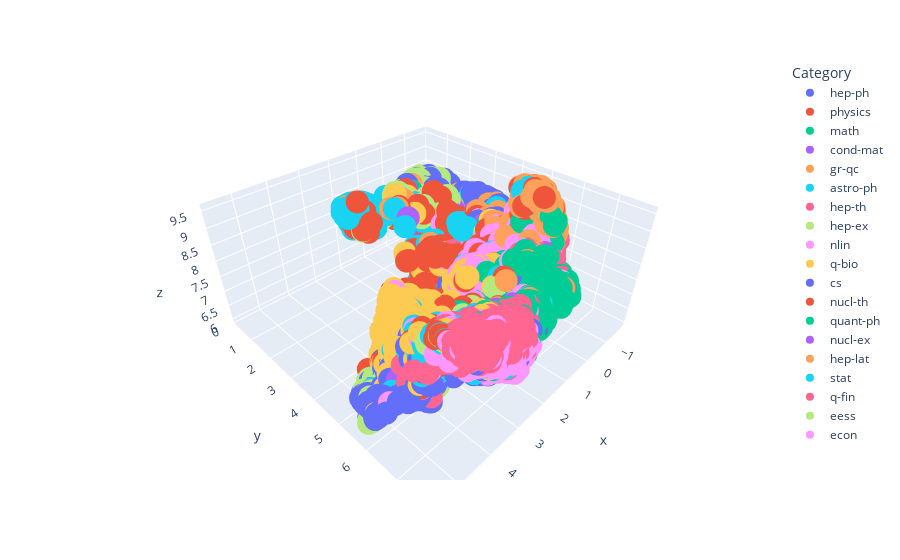

The notebook cell this image was saved under:
### Code cell
import umap.umap_ as umap

import plotly.express as px


# Perform dimensionality reduction using UMAP
reducer = umap.UMAP(n_components=3, random_state=42, n_neighbors=20, min_dist=0.0,metric="cosine")
embeddings_3d = reducer.fit_transform(embeddings)

# Create a DataFrame for the 3D embeddings
embeddings_3d_df = pd.DataFrame(embeddings_3d, columns=['x', 'y', 'z'])
embeddings_3d_df['Category'] = merged_df['unique_primary_category'].values

# Create the 3D scatter plot using Plotly
fig = px.scatter_3d(embeddings_3d_df, x='x', y='y', z='z', color='Category')
fig.show()
fig.write_html("3D_plot_model_autoencoder.html")

### Figure 1 — Plotly figure (JSON) as saved in the notebook; plotly's stock layout.template omitted (floating-point values rounded to 4 significant figures; data arrays with more than 128 entries replaced by an {"elided": "..."} marker saying what was removed)
{"data": [{"hovertemplate": "Category=hep-ph<br>x=%{x}<br>y=%{y}<br>z=%{z}<extra></extra>", "legendgroup": "hep-ph", "marker": {"color": "#636efa", "symbol": "circle"}, "mode": "markers", "name": "hep-ph", "scene": "scene", "showlegend": true, "type": "scatter3d", "x": {"elided": "497 float values"}, "y": {"elided": "497 float values"}, "z": {"elided": "497 float values"}}, {"hovertemplate": "Category=physics<br>x=%{x}<br>y=%{y}<br>z=%{z}<extra></extra>", "legendgroup": "physics", "marker": {"color": "#EF553B", "symbol": "circle"}, "mode": "markers", "name": "physics", "scene": "scene", "showlegend": true, "type": "scatter3d", "x": {"elided": "493 float values"}, "y": {"elided": "493 float values"}, "z": {"elided": "493 float values"}}, {"hovertemplate": "Category=math<br>x=%{x}<br>y=%{y}<br>z=%{z}<extra></extra>", "legendgroup": "math", "marker": {"color": "#00cc96", "symbol": "circle"}, "mode": "markers", "name": "math", "scene": "scene", "showlegend": true, "type": "scatter3d", "x": {"elided": "495 float values"}, "y": {"elided": "495 float values"}, "z": {"elided": "495 float values"}}, {"hovertemplate": "Category=cond-mat<br>x=%{x}<br>y=%{y}<br>z=%{z}<extra></extra>", "legendgroup": "cond-mat", "marker": {"color": "#ab63fa", "symbol": "circle"}, "mode": "markers", "name": "cond-mat", "scene": "scene", "showlegend": true, "type": "scatter3d", "x": {"elided": "495 float values"}, "y": {"elided": "495 float values"}, "z": {"elided": "495 float values"}}, {"hovertemplate": "Category=gr-qc<br>x=%{x}<br>y=%{y}<br>z=%{z}<extra></extra>", "legendgroup": "gr-qc", "marker": {"color": "#FFA15A", "symbol": "circle"}, "mode": "markers", "name": "gr-qc", "scene": "scene", "showlegend": true, "type": "scatter3d", "x": {"elided": "495 float values"}, "y": {"elided": "495 float values"}, "z": {"elided": "495 float values"}}, {"hovertemplate": "Category=astro-ph<br>x=%{x}<br>y=%{y}<br>z=%{z}<extra></extra>", "legendgroup": "astro-ph", "marker": {"color": "#19d3f3", "symbol": "circle"}, "mode": "markers", "name": "astro-ph", "scene": "scene", "showlegend": true, "type": "scatter3d", "x": {"elided": "497 float values"}, "y": {"elided": "497 float values"}, "z": {"elided": "497 float values"}}, {"hovertemplate": "Category=hep-th<br>x=%{x}<br>y=%{y}<br>z=%{z}<extra></extra>", "legendgroup": "hep-th", "marker": {"color": "#FF6692", "symbol": "circle"}, "mode": "markers", "name": "hep-th", "scene": "scene", "showlegend": true, "type": "scatter3d", "x": {"elided": "495 float values"}, "y": {"elided": "495 float values"}, "z": {"elided": "495 float values"}}, {"hovertemplate": "Category=hep-ex<br>x=%{x}<br>y=%{y}<br>z=%{z}<extra></extra>", "legendgroup": "hep-ex", "marker": {"color": "#B6E880", "symbol": "circle"}, "mode": "markers", "name": "hep-ex", "scene": "scene", "showlegend": true, "type": "scatter3d", "x": {"elided": "499 float values"}, "y": {"elided": "499 float values"}, "z": {"elided": "499 float values"}}, {"hovertemplate": "Category=nlin<br>x=%{x}<br>y=%{y}<br>z=%{z}<extra></extra>", "legendgroup": "nlin", "marker": {"color": "#FF97FF", "symbol": "circle"}, "mode": "markers", "name": "nlin", "scene": "scene", "showlegend": true, "type": "scatter3d", "x": {"elided": "497 float values"}, "y": {"elided": "497 float values"}, "z": {"elided": "497 float values"}}, {"hovertemplate": "Category=q-bio<br>x=%{x}<br>y=%{y}<br>z=%{z}<extra></extra>", "legendgroup": "q-bio", "marker": {"color": "#FECB52", "symbol": "circle"}, "mode": "markers", "name": "q-bio", "scene": "scene", "showlegend": true, "type": "scatter3d", "x": {"elided": "497 float values"}, "y": {"elided": "497 float values"}, "z": {"elided": "497 float values"}}, {"hovertemplate": "Category=cs<br>x=%{x}<br>y=%{y}<br>z=%{z}<extra></extra>", "legendgroup": "cs", "marker": {"color": "#636efa", "symbol": "circle"}, "mode": "markers", "name": "cs", "scene": "scene", "showlegend": true, "type": "scatter3d", "x": {"elided": "497 float values"}, "y": {"elided": "497 float values"}, "z": {"elided": "497 float values"}}, {"hovertemplate": "Category=nucl-th<br>x=%{x}<br>y=%{y}<br>z=%{z}<extra></extra>", "legendgroup": "nucl-th", "marker": {"color": "#EF553B", "symbol": "circle"}, "mode": "markers", "name": "nucl-th", "scene": "scene", "showlegend": true, "type": "scatter3d", "x": {"elided": "497 float values"}, "y": {"elided": "497 float values"}, "z": {"elided": "497 float values"}}, {"hovertemplate": "Category=quant-ph<br>x=%{x}<br>y=%{y}<br>z=%{z}<extra></extra>", "legendgroup": "quant-ph", "marker": {"color": "#00cc96", "symbol": "circle"}, "mode": "markers", "name": "quant-ph", "scene": "scene", "showlegend": true, "type": "scatter3d", "x": {"elided": "497 float values"}, "y": {"elided": "497 float values"}, "z": {"elided": "497 float values"}}, {"hovertemplate": "Category=nucl-ex<br>x=%{x}<br>y=%{y}<br>z=%{z}<extra></extra>", "legendgroup": "nucl-ex", "marker": {"color": "#ab63fa", "symbol": "circle"}, "mode": "markers", "name": "nucl-ex", "scene": "scene", "showlegend": true, "type": "scatter3d", "x": {"elided": "500 float values"}, "y": {"elided": "500 float values"}, "z": {"elided": "500 float values"}}, {"hovertemplate": "Category=hep-lat<br>x=%{x}<br>y=%{y}<br>z=%{z}<extra></extra>", "legendgroup": "hep-lat", "marker": {"color": "#FFA15A", "symbol": "circle"}, "mode": "markers", "name": "hep-lat", "scene": "scene", "showlegend": true, "type": "scatter3d", "x": {"elided": "497 float values"}, "y": {"elided": "497 float values"}, "z": {"elided": "497 float values"}}, {"hovertemplate": "Category=stat<br>x=%{x}<br>y=%{y}<br>z=%{z}<extra></extra>", "legendgroup": "stat", "marker": {"color": "#19d3f3", "symbol": "circle"}, "mode": "markers", "name": "stat", "scene": "scene", "showlegend": true, "type": "scatter3d", "x": {"elided": "492 float values"}, "y": {"elided": "492 float values"}, "z": {"elided": "492 float values"}}, {"hovertemplate": "Category=q-fin<br>x=%{x}<br>y=%{y}<br>z=%{z}<extra></extra>", "legendgroup": "q-fin", "marker": {"color": "#FF6692", "symbol": "circle"}, "mode": "markers", "name": "q-fin", "scene": "scene", "showlegend": true, "type": "scatter3d", "x": {"elided": "496 float values"}, "y": {"elided": "496 float values"}, "z": {"elided": "496 float values"}}, {"hovertemplate": "Category=eess<br>x=%{x}<br>y=%{y}<br>z=%{z}<extra></extra>", "legendgroup": "eess", "marker": {"color": "#B6E880", "symbol": "circle"}, "mode": "markers", "name": "eess", "scene": "scene", "showlegend": true, "type": "scatter3d", "x": {"elided": "496 float values"}, "y": {"elided": "496 float values"}, "z": {"elided": "496 float values"}}, {"hovertemplate": "Category=econ<br>x=%{x}<br>y=%{y}<br>z=%{z}<extra></extra>", "legendgroup": "econ", "marker": {"color": "#FF97FF", "symbol": "circle"}, "mode": "markers", "name": "econ", "scene": "scene", "showlegend": true, "type": "scatter3d", "x": {"elided": "492 float values"}, "y": {"elided": "492 float values"}, "z": {"elided": "492 float values"}}], "layout": {"legend": {"title": {"text": "Category"}, "tracegroupgap": 0}, "margin": {"t": 60}, "scene": {"domain": {"x": [0, 1], "y": [0, 1]}, "xaxis": {"title": {"text": "x"}}, "yaxis": {"title": {"text": "y"}}, "zaxis": {"title": {"text": "z"}}}}}
